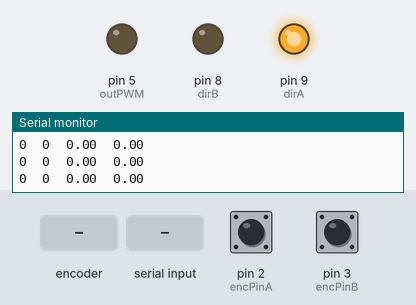
Recording of a sketch running on a simulated Arduino Uno, built with avr-gcc and run on an emulated ATmega328P. Parts: output pins drawn as LEDs (lit = HIGH), the last lines printed to the serial monitor. Dashed ring = blinking. The inputs (shaded band) are chosen by the test bench; at power-on: pin 2 (encPinA) HIGH, pin 3 (encPinB) HIGH.

Above: at 1.2 s.
1.3 s: rotary encoder on pin 2 (encPinA) / pin 3 (encPinB) turned 2 steps (second pin leading)
At 1.57 s:
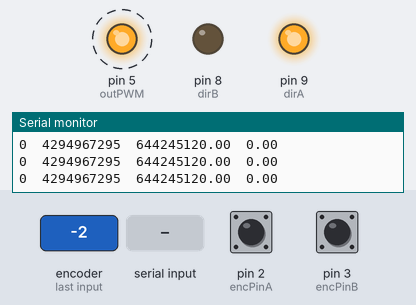
3.2 s: "90,45\n" received over Serial
At 4.3 s:
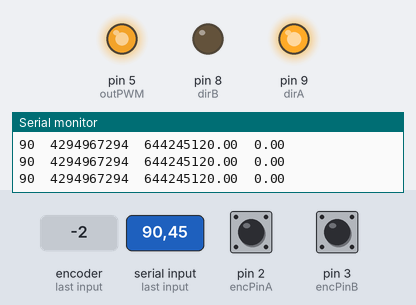
4.7 s: rotary encoder on pin 2 (encPinA) / pin 3 (encPinB) turned 2 steps (second pin leading)
At 4.96 s:
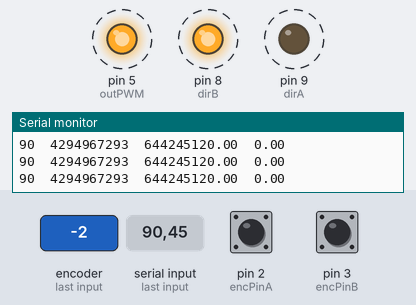
6.6 s: "30,150\n" received over Serial
At 7.3 s:
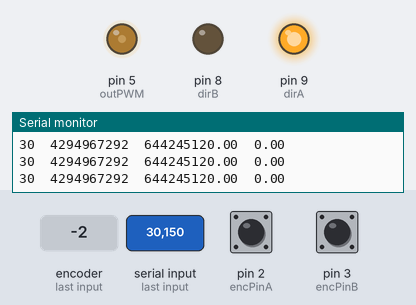
8.1 s: "5\n" received over Serial
At 8.8 s:
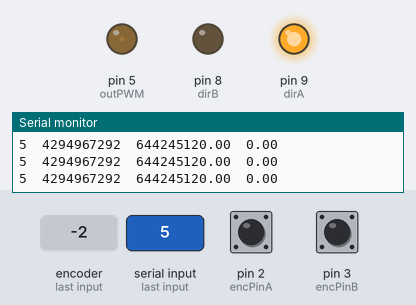
11.1 s: "90\n" received over Serial
At 12.1 s:
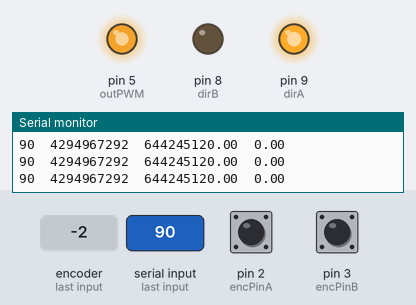
Timing chart, 0 to 14.1 s (numbered marks = the images above; inputs shaded):
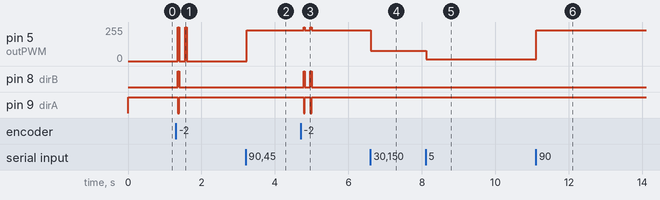

The sketch:

Speed.ino
```cpp
/* The average rotary encoder has three pins, seen from front: A C B
   Clockwise rotation A(on)->B(on)->A(off)->B(off)
   CounterCW rotation B(on)->A(on)->B(off)->A(off)

   Rotary Enc Ref : https://playground.arduino.cc/Main/RotaryEncoders
*/

#include <TimerOne.h>

// usually the rotary encoders three pins have the ground pin in the middle
enum PinAssignments {
  encPinA = 2,   // right
  encPinB = 3,   // left
  outPWM = 5,
  dirA = 9,
  dirB = 8
};

volatile unsigned long encPos = 0;  // a counter for the dial
unsigned long lastReportedPos = 1;  // change management
static boolean rotating = false;    // debounce management

float ang = 0.0;
float spd = 0;

volatile int dc = 0;       // Duty-cycle
volatile int sp = 0;        // Set-point (RPM)
volatile float kp = 1;      // proportional
volatile float ki = 0;      // sum
volatile float kd = 0;      // difference

volatile float e = 0;       // Error
volatile float e_prev = 0;  // Previous error
volatile float e_sum = 0;   // Error sum

unsigned long cmillis = 0;          // Current time
unsigned long pmillis = 0;          // Previous time

// interrupt service routine vars
boolean A_set = false;
boolean B_set = false;

void setup() {
    pinMode(encPinA, INPUT);
    pinMode(encPinB, INPUT);
    pinMode(outPWM, OUTPUT);
    pinMode(dirA, OUTPUT);
    pinMode(dirB, OUTPUT);

    // turn on pullup resistors
    digitalWrite(encPinA, HIGH);
    digitalWrite(encPinB, HIGH);

    // H-Bridge direction
    digitalWrite(dirA, HIGH);
    digitalWrite(dirB, LOW);

    // encoder pin on interrupt 0 (pin 2)
    attachInterrupt(0, doencA, CHANGE);
    // encoder pin on interrupt 1 (pin 3)
    attachInterrupt(1, doencB, CHANGE);

    Timer1.initialize(1000);            // Time in us
    Timer1.attachInterrupt(pidCalc);    // Calculate error at 1kHz
    // Setting the error calculation rate is equivalent to setting the sampling rate

    Serial.begin(9600);  // output
    Serial.println("Angle(n) \tAngle(deg) \tSpeed(RPM)");
}

// main loop, work is done by interrupt service routines, this one only prints stuff
void loop() {
    cmillis = millis();
    rotating = true;  // reset the debouncer

    Serial.print(sp); Serial.print("\t");
    Serial.print(encPos, DEC); Serial.print("\t");
    Serial.print(ang, 2); Serial.print("\t");
    Serial.println(spd, 2);

    if (lastReportedPos != encPos) {
        ang = encPos * 0.15;    // Max 9830.25 deg or 27.30625 rev
        spd = (encPos - lastReportedPos) * 1000 * 0.15 / (cmillis - pmillis) * 360 / 60;
        lastReportedPos = encPos;
        pmillis = cmillis;
    } else
        spd = 0;

    // Serial, only process if there's data in the buffer
    if (Serial.available() > 0) {
        sp = Serial.readStringUntil('\n').toInt();
    }

    pidCalc();

    // Output
    if (dc < 0) {
      // CCW
      digitalWrite(dirA, LOW);
      digitalWrite(dirB, HIGH);
      dc *= -1;
    } else {
      // CW
      digitalWrite(dirA, HIGH);
      digitalWrite(dirB, LOW);
    }

    if (dc > 100) dc = 100;
    analogWrite(outPWM, dc*255/100);
}

// Interrupt at 1kHz
void pidCalc() {
    // PID
    e = sp - spd;
    dc = e*kp; // + e_sum*ki + (e - e_prev)*kd;
    e_prev = e;
    e_sum += e;
}

// Interrupt on A changing state
void doencA() {
    // debounce
    if ( rotating ) delay (1);  // wait a little until the bouncing is done
    // Test transition, did things really change?
    if ( digitalRead(encPinA) != A_set ) { // debounce once more
        A_set = !A_set;
        if ( A_set && !B_set ) encPos += 1; // adjust counter + if A leads B
        rotating = false;  // no more debouncing until loop() hits again
    }
}

// Interrupt on B changing state, same as A above
void doencB() {
    if ( rotating ) delay (1);
    if ( digitalRead(encPinB) != B_set ) {
        B_set = !B_set;
        if ( B_set && !A_set ) encPos -= 1; //  adjust counter - 1 if B leads A
        rotating = false;
    }
}
```

Measured:
- after the input at 1.3 s, pin 5 (outPWM): alternates 255/255 for 0.04 s and 0/255 for 0.17 s, 4 changes in all, then stays 0/255, starting after 0.06 s; pin 8 (dirB): LOW → HIGH after 0.06 s, → LOW 0.04 s later; pin 9 (dirA): HIGH → LOW after 0.06 s, → HIGH 0.04 s later
- after the input at 3.2 s, pin 5 (outPWM): 0/255 → 229/255 at once
- after the input at 4.7 s, pin 5 (outPWM): alternates 255/255 for 0.04 s and 229/255 for 0.14 s, 4 changes in all, then stays 229/255, starting after 0.08 s; pin 8 (dirB): alternates HIGH for 0.04 s and LOW for 0.14 s, 4 changes in all, then stays LOW, starting after 0.08 s
- after the input at 6.6 s, pin 5 (outPWM): 229/255 → 76/255 at once
- after the input at 8.1 s, pin 5 (outPWM): 76/255 → 12/255 at once
- after the input at 11.1 s, pin 5 (outPWM): 12/255 → 229/255 at once
